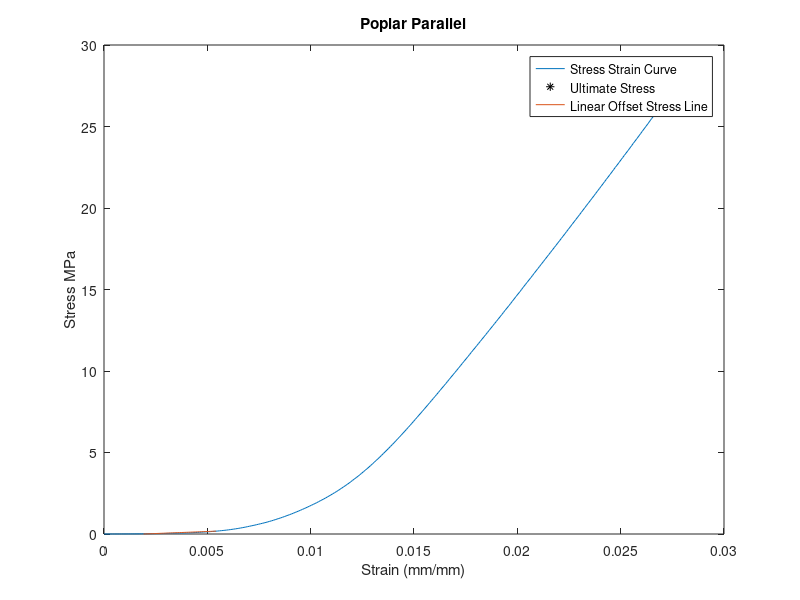
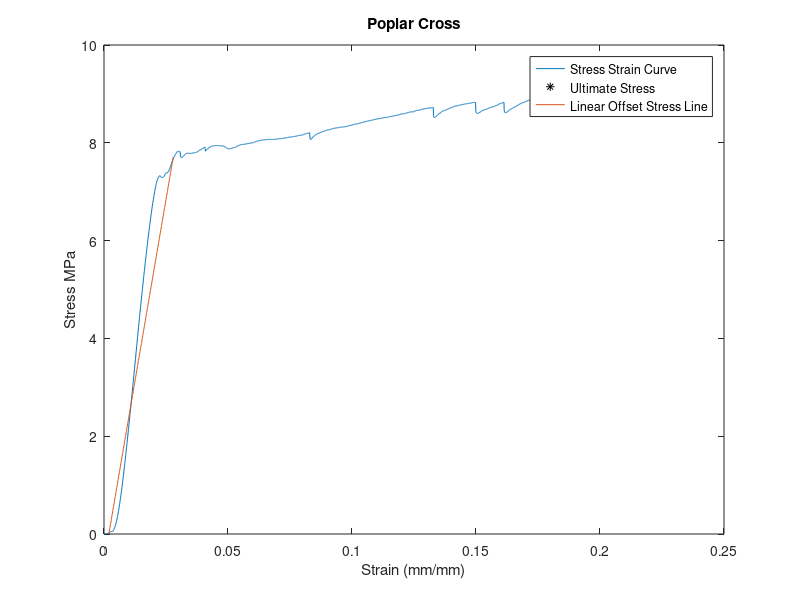
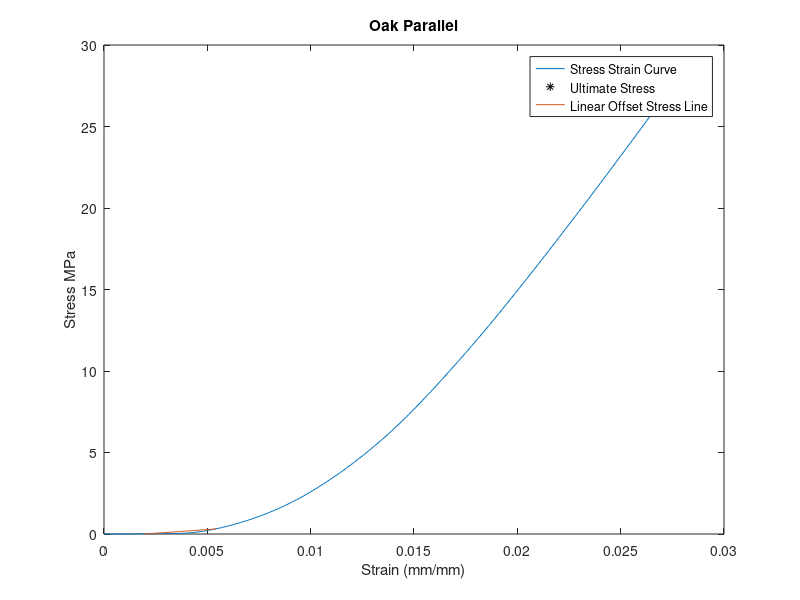
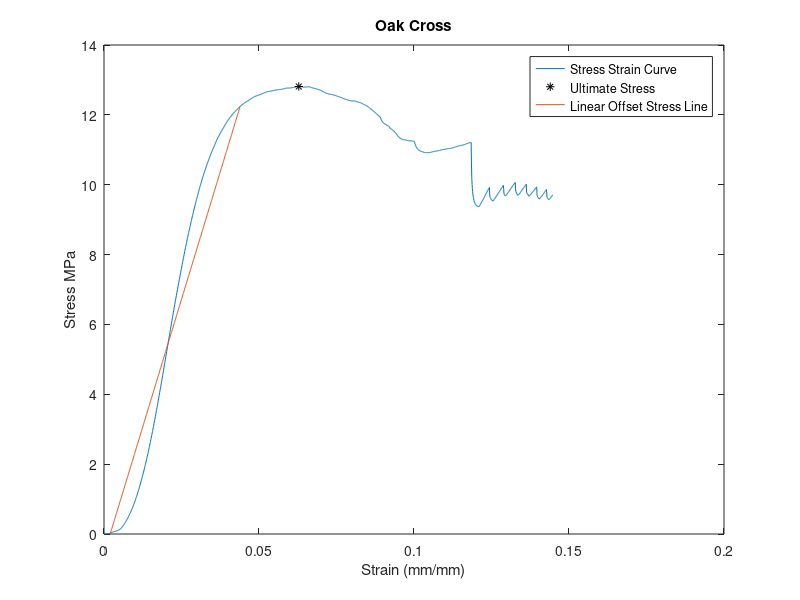

Write MATLAB code to recreate these figures, in order.
%% Compression Lab
% @author John Michael McGuire Jr.
% @version 3/5/18

clearvars 
%% Gathering Data from CSV and measured qualities
% lengths in mm, mass in grams, force in Newtons, and Volumes in mm^3
% popler Parallel measurements and data
PopParH = 38.19;
PopParL = 37.8567;
PopParW = 38.0133;
PopParA = PopParL * PopParW;
PopParVol = PopParH * PopParL * PopParW;
PopParM = 30.5965;
% downloads Popler Parallel
PopParTime = xlsread('Lab2DataXLS.csv','a9:a329');
PopParExt = xlsread('Lab2DataXLS.csv', 'b9:b329');
PopParLoad = xlsread('Lab2DataXLS.csv', 'c9:c329');

% popler cross measurements and data
PopCrsH = 37.333;
PopCrsL = 37.4467;
PopCrsW = 38.2867;
PopCrsA = PopCrsL * PopCrsW;
PopCrsVol = PopCrsH * PopCrsL * PopCrsW;
PopCrsM = 32.90375;
% downloads Popler cross
PopCrsTime = xlsread('Lab2DataXLS.csv','e9:e2414');
PopCrsExt = xlsread('Lab2DataXLS.csv', 'f9:f2414');
PopCrsLoad = xlsread('Lab2DataXLS.csv', 'g9:g2414');

% oak Parallel measurements and data 
OakParH = 39.31;
OakParL = 38.5433;
OakParW = 38.4267;
OakParA = OakParL * OakParW;
OakParVol = OakParH * OakParL * OakParW;
OakParM = 39.9932;
% downloads oak Parallel
OakParTime = xlsread('Lab2DataXLS.csv','i9:i331');
OakParExt = xlsread('Lab2DataXLS.csv', 'j9:j331');
OakParLoad = xlsread('Lab2DataXLS.csv', 'k9:k331');

% oak Cross measurements and data
OakCrsH = 38.4233;
OakCrsL = 38.43;
OakCrsW = 38.9533;
OakCrsA = OakCrsL * OakCrsW;
OakCrsVol = OakCrsH * OakCrsL * OakCrsW;
OakCrsM = 40.026;
% downloads oak cross
OakCrsTime = xlsread('Lab2DataXLS.csv','m9:m1678');
OakCrsExt = xlsread('Lab2DataXLS.csv', 'n9:n1678');
OakCrsLoad = xlsread('Lab2DataXLS.csv', 'o9:o1678');

%% calculations and plotting begin
% popler Parallel info
PopParStrs = abs(PopParLoad./PopParA);
PopParStrn = abs(PopParExt./PopParH);
PopParPlot = plot(PopParStrn, PopParStrs);
title('Poplar Parallel');
xlabel('Strain (mm/mm)');
ylabel('Stress MPa');
[PopParUlt, PopParMaxI] = max(PopParStrs);
hold on 
plot(PopParStrn(PopParMaxI), PopParUlt,'k*');
hold on
disp('Poplar Parallel Ulitmate Strength')
disp(PopParUlt)
% finds where the strain is .2% to find yield strength by looking at graph
PopParItrOf2Perc = find(PopParStrn < .002, 1, 'last' );
PopParItrOfEndLin = find(PopParStrn < .008, 1, 'last' );
PopParIntersect = find(PopParStrn < .0055, 1, 'last');
% finds modulus of ellasicity
% modulus of ellasticity is slope of linear section of graph
PopParMod = PopParStrn(1:PopParItrOfEndLin)\PopParStrs(1:PopParItrOfEndLin);
disp('Poplar parallel Mod of ellasticity')
disp(PopParMod)
PopParStrsAt2Perc = PopParMod * PopParStrn(PopParItrOf2Perc);
PopParyieldLine = PopParMod * PopParStrn(PopParItrOf2Perc:PopParIntersect)...
    - PopParStrsAt2Perc;
plot(PopParStrn(PopParItrOf2Perc:PopParIntersect), PopParyieldLine);
hold off
legend('Stress Strain Curve', 'Ultimate Stress', 'Linear Offset Stress Line');
figure
PopParModRes = (PopParMod * (PopParStrn(PopParItrOfEndLin))^2) / 2;
disp('Poplar Parallel Yield Strength')
disp(PopParyieldLine(end))
disp('Poplar parallel Modulus of Resilience')
disp(PopParModRes)

% popler cross info
PopCrsStrs = abs(PopCrsLoad./PopCrsA);
PopCrsStrn = abs(PopCrsExt./PopCrsH); 
PopCrsPlot= plot(PopCrsStrn, PopCrsStrs);
title('Poplar Cross');
xlabel('Strain (mm/mm)');
ylabel('Stress MPa');
[PopCrsUlt, PopCrsMaxI] = max(PopCrsStrs);
hold on
plot(PopCrsStrn(PopCrsMaxI), PopCrsUlt,'k*');
hold on
disp('Poplar Cross ultimate Stress')
disp(PopCrsUlt)
% finds where the strain is .2% to find yield strength by looking at graph
PopCrsItrOf2Perc = find(PopCrsStrn < .002, 1, 'last' );
PopCrsItrOfEndLin = find(PopCrsStrn < .02, 1, 'last' );
PopCrsIntersect = find(PopCrsStrn < .028, 1, 'last');
% finds modulus of ellasicity
% modulus of ellasticity is slope of linear section of graph
PopCrsMod = PopCrsStrn(1:PopCrsItrOfEndLin)\PopCrsStrs(1:PopCrsItrOfEndLin);
disp('Poplar Cross Mod of ellasticity')
disp(PopCrsMod)
PopCrsStrsAt2Perc = PopCrsMod * PopCrsStrn(PopCrsItrOf2Perc);
PopCrsyieldLine = PopCrsMod * PopCrsStrn(PopCrsItrOf2Perc:PopCrsIntersect)...
    - PopCrsStrsAt2Perc;
plot(PopCrsStrn(PopCrsItrOf2Perc:PopCrsIntersect), PopCrsyieldLine);
hold off
PopCrsModRes = (PopCrsMod * (PopCrsStrn(PopCrsItrOfEndLin))^2) / 2;
disp('Poplar Cross Yield Strength')
disp(PopCrsyieldLine(end))
disp('Poplar cross Modulus of Resilience')
disp(PopCrsModRes)
legend('Stress Strain Curve', 'Ultimate Stress', 'Linear Offset Stress Line');
figure



% Oak Parallel info
OakParStrs = abs(OakParLoad./OakParA);
OakParStrn = abs(OakParExt./OakParH);
OakParPlot = plot(OakParStrn, OakParStrs);
title('Oak Parallel');
xlabel('Strain (mm/mm)');
ylabel('Stress MPa');
[OakParUlt, OakParMaxI] = max(OakParStrs);
hold on
plot(OakParStrn(OakParMaxI), OakParUlt,'k*');
hold on
disp('Oak Parallel ultimate Stress')
disp(OakParUlt)
% finds where the strain is .2% to find yield strength by looking at graph
OakParItrOf2Perc = find(OakParStrn < .002, 1, 'last' );
OakParItrOfEndLin = find(OakParStrn < .008, 1, 'last' );
OakParIntersect = find(OakParStrn < .0055, 1, 'last');
% finds modulus of ellasicity
% modulus of ellasticity is slope of linear section of graph
OakParMod = OakParStrn(1:OakParItrOfEndLin)\OakParStrs(1:OakParItrOfEndLin);
disp('Oak parallel Mod of ellasticity')
disp(OakParMod)
OakParStrsAt2Perc = OakParMod * OakParStrn(OakParItrOf2Perc);
OakParyieldLine = OakParMod * OakParStrn(OakParItrOf2Perc:OakParIntersect)...
    - OakParStrsAt2Perc;
plot(OakParStrn(OakParItrOf2Perc:OakParIntersect), OakParyieldLine);
hold off
legend('Stress Strain Curve', 'Ultimate Stress', 'Linear Offset Stress Line');
figure
OakParModRes = (OakParMod * (OakParStrn(OakParItrOfEndLin))^2) / 2;
disp('Oak Parallel Yield Strength')
disp(OakParyieldLine(end))
disp('Oak parallel Modulus of Resilience')
disp(OakParModRes)


% Oak cross info
OakCrsStrs = abs(OakCrsLoad./OakCrsA);
OakCrsStrn = abs(OakCrsExt./OakCrsH);
OakCrsPlot = plot(OakCrsStrn, OakCrsStrs);
title('Oak Cross');
xlabel('Strain (mm/mm)');
ylabel('Stress MPa');
[OakCrsUlt, OakCrsMaxI] = max(OakCrsStrs);
hold on
plot(OakCrsStrn(OakCrsMaxI), OakCrsUlt,'k*');
disp('Oak Cross ultimate Stress')
disp(OakCrsUlt)
hold on
% finds where the strain is .2% to find yield strength by looking at graph
OakCrsItrOf2Perc = find(OakCrsStrn < .002, 1, 'last' );
OakCrsItrOfEndLin = find(OakCrsStrn < .04, 1, 'last' );
OakCrsIntersect = find(OakCrsStrn < .044, 1, 'last');
% finds modulus of ellasicity
% modulus of ellasticity is slope of linear section of graph
OakCrsMod = OakCrsStrn(1:OakCrsItrOfEndLin)\OakCrsStrs(1:OakCrsItrOfEndLin);
disp('Oak Cross Mod of ellasticity')
disp(OakCrsMod)
OakCrsStrsAt2Perc = OakCrsMod * OakCrsStrn(OakCrsItrOf2Perc);
OakCrsyieldLine = OakCrsMod * OakCrsStrn(OakCrsItrOf2Perc:OakCrsIntersect)...
    - OakCrsStrsAt2Perc;
plot(OakCrsStrn(OakCrsItrOf2Perc:OakCrsIntersect), OakCrsyieldLine);
legend('Stress Strain Curve', 'Ultimate Stress' ,'Linear Offset Stress Line');
hold off
OakCrsModRes = (OakCrsMod * (OakCrsStrn(OakCrsItrOfEndLin))^2) / 2;
disp('Oak Cross Yield Strength')
disp(OakCrsyieldLine(end))
disp('Oak cross Modulus of Resilience')
disp(OakCrsModRes)


